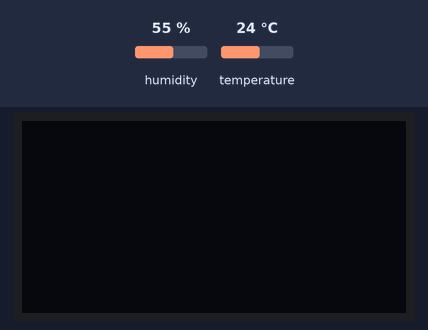
Simulated run of this program. Board: ESP32 board running MicroPython. Parts: 128×64 one-colour display. The inputs (shaded band) are chosen by the test bench; at power-on: humidity 55 %, temperature 24 °C. Library files of the repository ran but are not shown: ssd1306.py.

Above: at 1.2 s.
1.3 s: humidity set to 22 %
At 3.5 s:
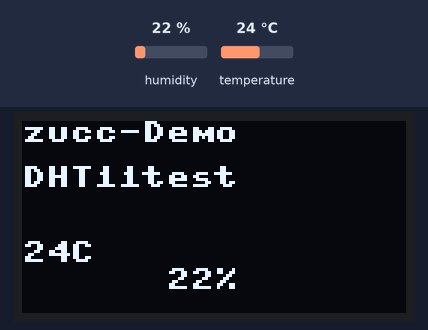
4.5 s: temperature set to 12 °C
At 6.2 s:
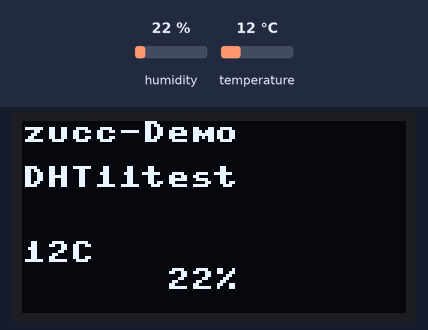
7.6 s: humidity set to 40 %
At 10.3 s:
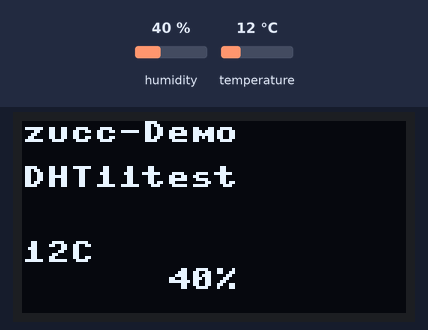
10.7 s: temperature set to 19 °C
Timing chart, 0 to 13.7 s (numbered marks = the images above; inputs shaded):
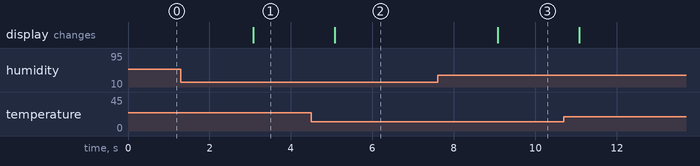

The program:

main_example.py
```python
from machine import Pin, SoftI2C, Timer
from ssd1306 import SSD1306_I2C
import dht
import time

# oled show
i2c=SoftI2C(scl=Pin(22),sda=Pin(21))
oled = SSD1306_I2C(128,64,i2c)
#创建DTH11对象
d= dht.DHT11(Pin(33))
#传感器连接到引脚33
time.sleep(1)
#首次启动停顿1秒让传感器稳定

def dht_get(tim):
    d.measure()#温湿度采集
    #OLED显示温湿度
    oled.fill(0)#清屏背景黑色
    oled.text('zucc-Demo',0,0)
    oled.text('DHT11test',0,15)
    oled.text(str(d.temperature())+'C',0,40)#温度显示
    oled.text(str(d.humidity())+'%',48,49)#湿度显示
    oled.show()
#开启RTOS定时器,编号为-1,周期2秒
tim= Timer(-1)
tim.init(period=2000,mode=Timer.PERIODIC,callback=dht_get)
```

Measured:
- after the input at 1.3 s, the display: changes after 1.8 s (image 1)
- after the input at 4.5 s, the display: changes after 0.58 s (image 2)
- after the input at 7.6 s, the display: changes after 1.5 s (image 3)
